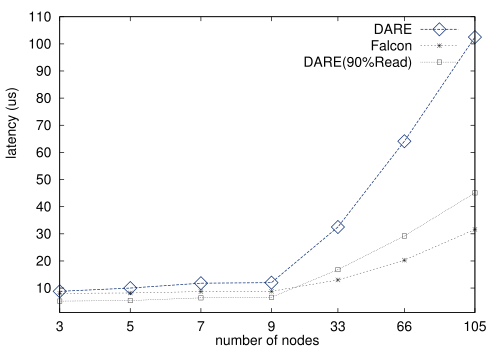

Generate this figure with gnuplot:
set terminal postscript eps enhanced "NimbusSanL-Regu, 20" fontfile "/usr/share/fonts/type1/texlive-fonts-recommended/uhvr8a.pfb"

set style line 1 lt 1 lw 2 pt 2 ps 3 linecolor rgb "#d61818"
set style line 2 lt 2 lw 2 pt 12 ps 3 lc rgb "#072c76"

#set size 3.0,2.7

set key font ",20"
set key spacing 3

set xrange [0:105]
#set for [i=0:5] xtics (0,3**i)
set xtics ("3" 0,"5" 17,"7" 34, "9" 51, "33" 67, "66" 83, "105" 100)

set ylabel "latency (us)" offset 1,3 font ",20"
set xlabel "number of nodes" offset 0,0.5 font ",20"
set key right top
set xrange [0:100]
set yrange [1:110]
#set origin 0.0,1.85
set ytics 10

# plot upper
plot 'dare_comparison.dat' using 1:2 with linespoints title "DARE" ls 2, 'dare_comparison.dat' using 1:3 with linespoints title "Falcon" ls 3,'dare_comparison.dat' using 1:4 with linespoints title "DARE(90%Read)" ls 4

unset yrange
unset ytics
